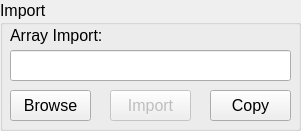
             <widget class="QGroupBox" name="groupBox_import_ay">
              <property name="geometry">
               <rect>
                <x>0</x>
                <y>0</y>
                <width>301</width>
                <height>131</height>
               </rect>
              </property>
              <property name="font">
               <font>
                <pointsize>12</pointsize>
               </font>
              </property>
              <property name="title">
               <string>Import</string>
              </property>
              <widget class="QLineEdit" name="lineEdit_directory_ay">
               <property name="geometry">
                <rect>
                 <x>10</x>
                 <y>50</y>
                 <width>281</width>
                 <height>31</height>
                </rect>
               </property>
               <property name="font">
                <font>
                 <pointsize>12</pointsize>
                </font>
               </property>
              </widget>
              <widget class="QLabel" name="lable_import_ay">
               <property name="geometry">
                <rect>
                 <x>10</x>
                 <y>20</y>
                 <width>111</width>
                 <height>31</height>
                </rect>
               </property>
               <property name="font">
                <font>
                 <pointsize>12</pointsize>
                </font>
               </property>
               <property name="text">
                <string>Array Import:</string>
               </property>
              </widget>
              <widget class="QPushButton" name="pushButton_browse_ay">
               <property name="geometry">
                <rect>
                 <x>10</x>
                 <y>90</y>
                 <width>81</width>
                 <height>31</height>
                </rect>
               </property>
               <property name="font">
                <font>
                 <pointsize>12</pointsize>
                </font>
               </property>
               <property name="text">
                <string>Browse</string>
               </property>
              </widget>
              <widget class="QPushButton" name="pushButton_import_ay">
               <property name="enabled">
                <bool>false</bool>
               </property>
               <property name="geometry">
                <rect>
                 <x>110</x>
                 <y>90</y>
                 <width>81</width>
                 <height>31</height>
                </rect>
               </property>
               <property name="font">
                <font>
                 <pointsize>12</pointsize>
                </font>
               </property>
               <property name="text">
                <string>Import</string>
               </property>
              </widget>
              <widget class="QPushButton" name="pushButton_copy_ay">
               <property name="enabled">
                <bool>true</bool>
               </property>
               <property name="geometry">
                <rect>
                 <x>210</x>
                 <y>90</y>
                 <width>81</width>
                 <height>31</height>
                </rect>
               </property>
               <property name="font">
                <font>
                 <pointsize>12</pointsize>
                </font>
               </property>
               <property name="text">
                <string>Copy</string>
               </property>
              </widget>
             </widget>
